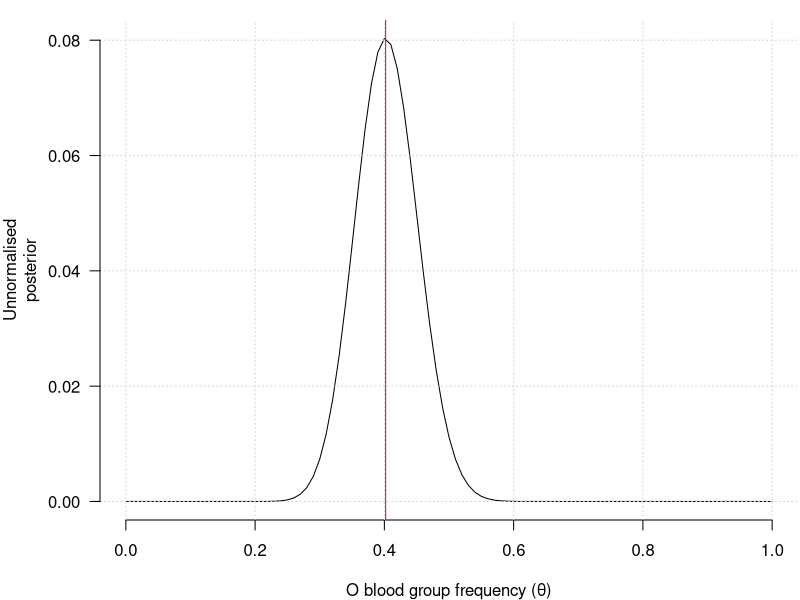
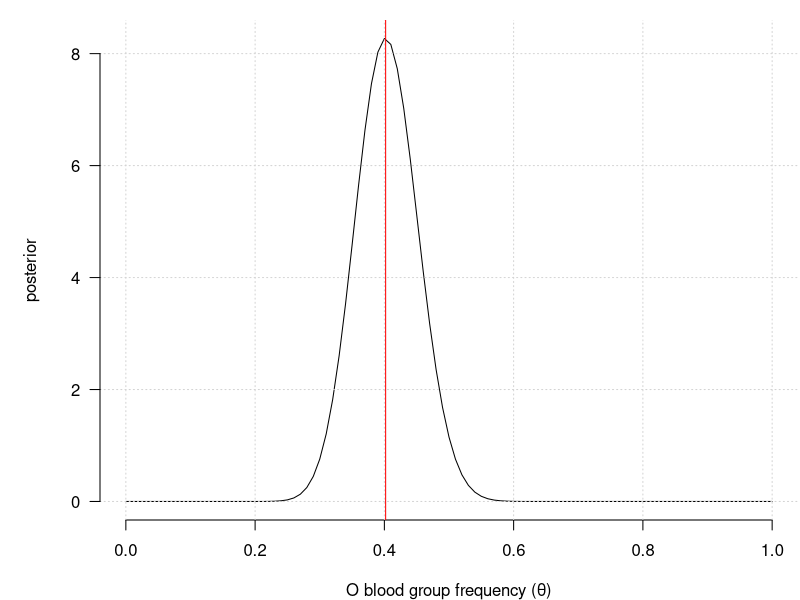
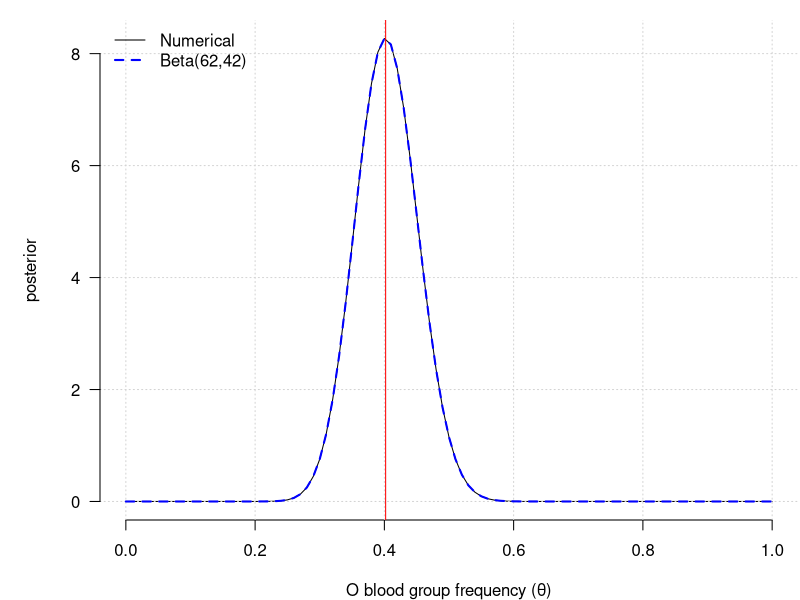
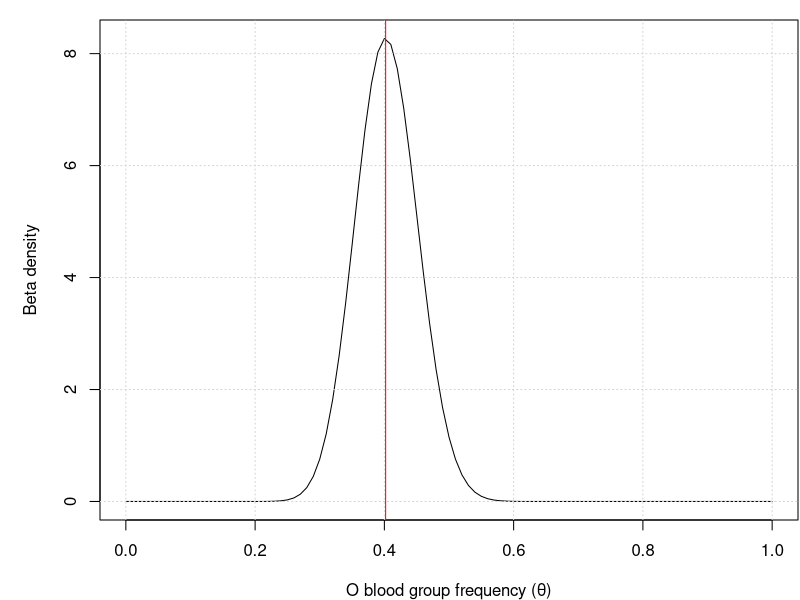

These charts were generated, in order, by the following R code: (Note: this script raises an error after producing the figures.)
library( tidyverse )
data = read_csv( "o_bld_grp.csv" )
table( data$country, data$O.bld.grp )



binomial.likelihood <- function( k, n, theta ) {
    return( dbinom( x = k, size = n, prob = theta ) )
}

plot_unnormalised_posterior <- function( k, n ) {
	x = seq( from = 0, to = 1, by = 0.01 )
	plot(
		x, binomial.likelihood( k = k, n = n, theta = x ),
		type = 'l',
		xlab = "O blood group frequency (θ)",
		ylab = "Unnormalised\nposterior",
		yaxt = 'n',
		bty = 'n'
	)
	grid()
	abline( v = k/n, col = 'red' )
	axis( 2, las = 1 )
}

counts = table( data$country, data$O.bld.grp )['Tanzania',]
k = counts[2]
n = sum(counts)

svg( filename = "solutions/Tanzania_o_blood_group_inference.svg", width = 4, height = 2 )
par( mar = c(4,5,1,0.1) )
plot_unnormalised_posterior( k, n )
dev.off()

plot.countries <- function( data ) {
	countries = unique( data$country )
	layout( matrix( 1:(ceiling(length(countries)/3)*3), ncol = 3 ))
	for( country in countries ) {
		par( mar = c(4,2,1,0.1) )
		w = which( data$country == country )
		counts = table( data$O.bld.grp[w] )
		k = counts[2]
		n = sum(counts)
		plot_unnormalised_posterior( k, n )
		legend( "topleft", legend = c( country, sprintf( "(%d, %d)", counts[1], counts[2] )), bty = 'n' )
	}
}

plot.ethnicities <- function( data ) {
	ethnicities = unique( data$ethnicity )
	layout( matrix( 1:(ceiling(length(ethnicities)/3)*3), ncol = 3 ))
	for( ethnicity in ethnicities ) {
		par( mar = c(2,2,1,0.1) )
		w = which( data$ethnicity == ethnicity )
		counts = table( data$O.bld.grp[w] )
		plot_unnormalised_posterior( counts[2], counts[1] + counts[2] )
		legend( "topleft", legend = c( ethnicity, sprintf( "(%d, %d)", counts[1], counts[2] )), bty = 'n' )
	}
}

plot_normalised_posterior <- function( k, n ) {
	f <- function( y ) { return( binomial.likelihood( k, n, y ) ) ; }
	denominator = integrate( f, 0, 1 )$value

	x = seq( from = 0, to = 1, by = 0.01 )
	plot(
		x, binomial.likelihood( k = k, n = n, theta = x ) / denominator,
		type = 'l',
		xlab = "O blood group frequency (θ)",
		ylab = "posterior",
		yaxt = 'n',
		bty = 'n'
	)
	grid()
	abline( v = k/n, col = 'red' )
	axis( 2, las = 1 )
}

svg( filename = "solutions/Tanzania_o_blood_group_posterior.svg", width = 4, height = 2 )
par( mar = c(4,5,1,0.1) )
plot_normalised_posterior( k, sum(counts) )
dev.off()

svg( filename = "solutions/Tanzania_o_blood_group_posterior+beta.svg", width = 4.5, height = 2 )
par( mar = c(4,5,1,0.1) )
plot_normalised_posterior( k, sum(counts) )
x = seq( from = 0, to = 1, by = 0.01 )
points( x, dbeta( x, shape1 = k+1, shape2 = n-k+1 ), type = 'l', lty = 2, col = 'blue', lwd = 2 )
legend( "topleft", col = c( "black", "blue" ), lty = c( 1, 2 ), , lwd = c( 1, 2 ), legend = c( "Numerical", sprintf( "Beta(%d,%d)", counts[1]+1, counts[2]+1 )), bty = 'n' )
dev.off()


plot_beta_density <- function( k, n ) {
	x = seq( from = 0, to = 1, by = 0.01 )
	plot( x, dbeta( x, shape1 = k+1, shape2 = (n-k)+1 ), type = 'l', ylab = "Beta density", xlab = "O blood group frequency (θ)" )
	grid()
	abline( v = k/n, col = 'red' )
}

svg( filename = "solutions/Tanzania_o_blood_group_beta_posterior.svg", width = 4, height = 2 )
par( mar = c(4,5,1,0.1) )
plot_beta_density( k, sum(counts) )
dev.off()

compute.credible.interval <- function( k, n, mass = 0.95 ) {
	tail = 1 - mass
	return( qbeta( c( lower = tail/2, median = 0.5, upper = 1.0-(tail/2) ), shape1 = k+1, shape2 = n-k+1 ))
}

# table() doesn't work well if one of the counts is zero
compute.counts <- function( data ) {
	return( c(
		nonO = length( which( data$O.bld.grp == 0 )),
		O = length( which( data$O.bld.grp == 1 ))
	))
}
summarise <- function( data.subset, name ) {
	counts = compute.counts( data.subset )
	credible = compute.credible.interval( counts[2], sum(counts ))
	return( c(
		list( name = name, nonO = counts[1], O = counts[2], estimate = counts[2]/sum(counts) ),
		credible
	))
}

# Using purr's map functions.
map_dfr( countries, function( country ) { summarise( data[ data$country == country, ], country ) } )
map_dfr( ethnicities, function( ethnicity ) { summarise( data[ data$ethnicity == ethnicity, ], ethnicity ) } )

plot.ethnicities <- function( data, prior.counts = c( 0, 0 ) ) {
	ethnicities = unique( data$country_ethnicity )
	layout( matrix( 1:(ceiling(length(ethnicities)/3)*3), ncol = 3 ))
	for( ethnicity in ethnicities ) {
		par( mar = c(2,2,1,0.1) )
		w = which( data$country_ethnicity == ethnicity )
		summary = summarise( data[w,], ethnicity )
		counts = compute.counts( data[w,] )
		plot_unnormalised_posterior( counts[2], counts[1] + counts[2] + sum(prior.counts) )
		rect( xleft = summary$lower, xright = summary$upper, ybottom = 0, ytop = 1, col = rgb(0,0,0,0.1), border = NA )
		legend( "topleft", legend = c( ethnicity, sprintf( "(%d, %d)", counts[1], counts[2] )), bty = 'n' )
	}
}

svg( filename = "solutions/all_ethnicities_o_blood_group_beta_posterior.svg", width = 8, height = 8 )
par( mar = c(4,5,1,0.1) )
plot.ethnicities( data )
dev.off()
